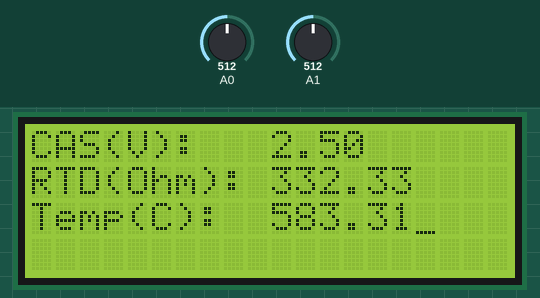
Simulated run of this sketch. Board: Arduino Uno, built with avr-gcc and run on an emulated ATmega328P. Shown: 20×4 character LCD. The inputs (shaded band) are chosen by the test bench; at power-on: A0 = 512, A1 = 512.

Above: at 1.7 s.
1.8 s: A0 set to 716
3.5 s: A1 set to 716
At 4.7 s:
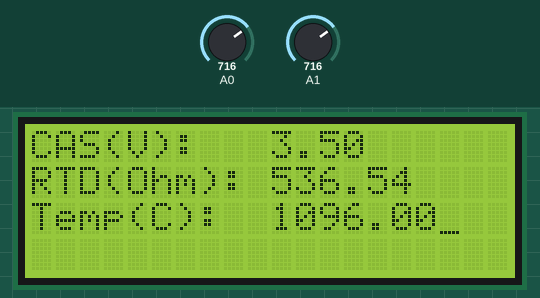
5.1 s: A0 set to 900
At 5.4 s:
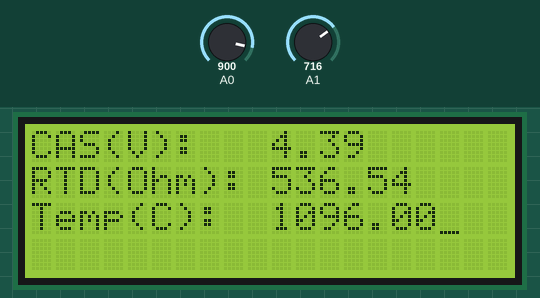
6.6 s: A1 set to 900
At 7.4 s:
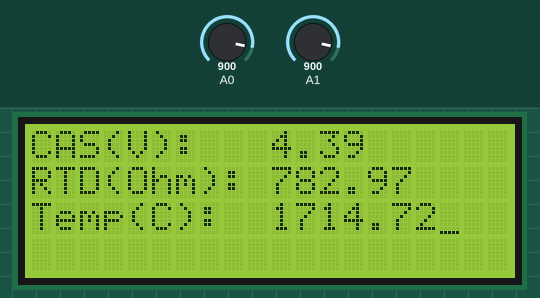
8.1 s: A0 set to 1023
At 9.3 s:
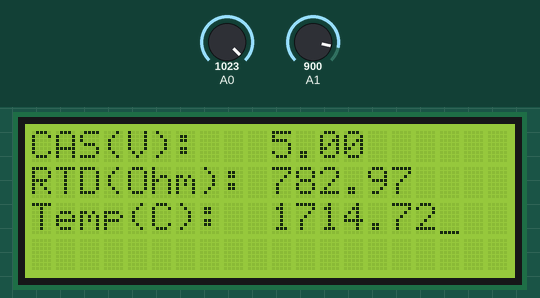
9.6 s: A1 set to 1023
At 10.2 s:
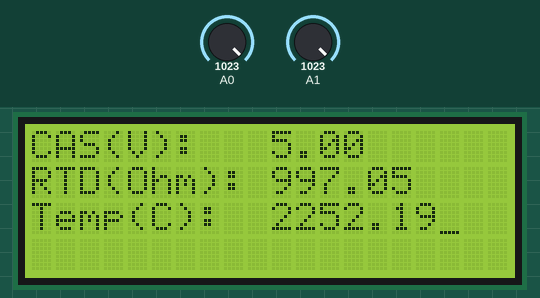
Timing chart, 0 to 12.2 s (numbered marks = the images above; inputs shaded):
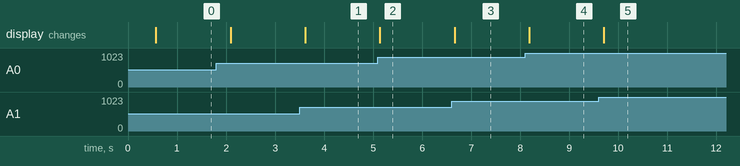

The sketch:

Prueba.ino
```cpp
#include <LiquidCrystal.h> //Biblioteca para un mejor uso del LCD

//Creación del objeto tipo LCD para utilizarlo físicamente
 LiquidCrystal lcd(10, 9, 8, 5, 4, 3, 2); //(RS, RW, E, D4,D5, D6, D7)

 //Variables
 float volt;
 float temp;
 float RTD;
 float CAS;

 void setup()
 {
    Serial.begin(9600);
    lcd.noCursor();
    delay(500);
    lcd.begin(20, 4);
 }

 void loop()
 {
    volt = analogRead(A0);
    CAS = (volt * 5) / 1024; //Salida del CAS
    volt = analogRead(A1);
    volt = (volt * 5) / 1024; //Lee El voltaje del RTD
    RTD = (1000 * volt) / (10 - volt)-1 ;//Resistencia de la RTD
    temp = ((RTD - 100) / (0.003983 * 100));//Temperatura

    lcd.setCursor(0, 0); //posicionar el cursor en las coordenadas 0,0
    lcd.print("CAS(V):"); //imprimir mensaje
    lcd.setCursor(10, 0);
    lcd.print(CAS);//Salida del CAS

    lcd.setCursor(0, 1); //posicionar el cursor en las coordenadas 0,1
    lcd.print("RTD(Ohm):"); //imprimir mensaje
    lcd.setCursor(10, 1);
    lcd.print(RTD);//Voltaje en RTD

    lcd.setCursor(0, 2); //posicionar el cursor en las coordenadas 0,2
    lcd.print("Temp(C):"); //imprimir mensaje
    lcd.setCursor(10, 2);
    lcd.print(temp);//Temperatura

    //Encender el cursor
    lcd.cursor();
    delay(500);
 }
```

Measured:
- after the input at 3.5 s, the display: changes after 0.12 s (image 1)
- after the input at 5.1 s, the display: changes at once (image 2)
- after the input at 6.6 s, the display: changes after 0.06 s (image 3)
- after the input at 8.1 s, the display: changes after 0.09 s (image 4)
- after the input at 9.6 s, the display: changes after 0.11 s (image 5)
